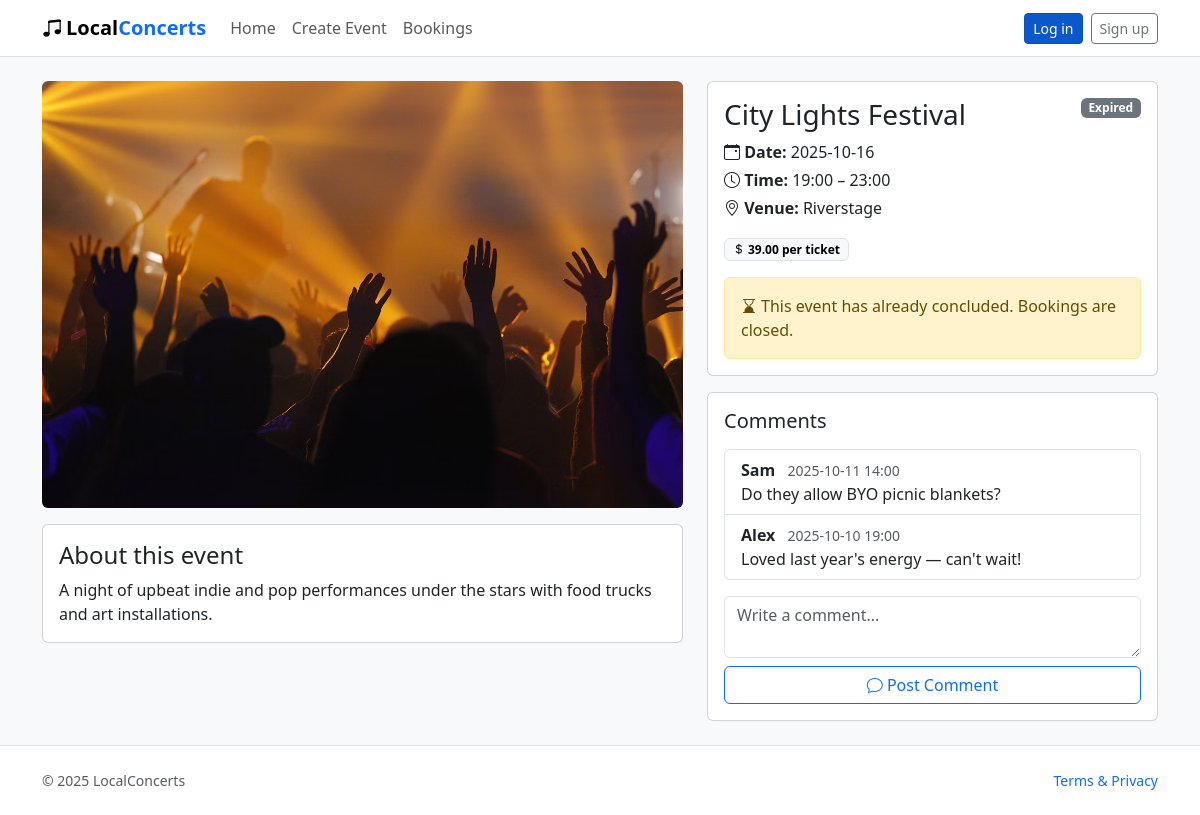
The page /events/1 on the database its author committed.
### website/models.py (models this page shows)
class Event(db.Model):
    id = db.Column(db.Integer, primary_key=True)
    title = db.Column(db.String(150), nullable=False)
    venue = db.Column(db.String(150), nullable=False)
    description = db.Column(db.Text, nullable=False)
    start_time = db.Column(db.DateTime, nullable=False)
    end_time = db.Column(db.DateTime, nullable=False)
    price = db.Column(db.Numeric(10, 2), nullable=False, default=0)
    status = db.Column(db.String(40), nullable=False, default='Open')
    category = db.Column(db.String(60))
    image_url = db.Column(db.String(255))
    comments = db.relationship('Comment', back_populates='event', cascade='all, delete-orphan')
    orders = db.relationship('Order', back_populates='event', cascade='all, delete-orphan')
    @property
    def is_expired(self) -> bool:
        reference = self.end_time or self.start_time
        if reference is None:
            return False
        return reference < datetime.utcnow()
    @property
    def display_status(self) -> str:
        base_status = (self.status or '').strip()
        if self.is_expired and base_status.lower() not in {'cancelled', 'expired'}:
            return 'Expired'
        return base_status or 'Open'

class Comment(db.Model):
    id = db.Column(db.Integer, primary_key=True)
    body = db.Column(db.Text, nullable=False)
    created_at = db.Column(db.DateTime, nullable=False, default=datetime.utcnow)
    user_id = db.Column(db.Integer, db.ForeignKey('user.id'), nullable=False)
    event_id = db.Column(db.Integer, db.ForeignKey('event.id'), nullable=False)
    user = db.relationship('User', back_populates='comments')
    event = db.relationship('Event', back_populates='comments')

class User(db.Model, UserMixin):
    id = db.Column(db.Integer, primary_key=True)
    name = db.Column(db.String(80), unique=True, nullable=False)
    email = db.Column(db.String(120), unique=True, nullable=False)
    password_hash = db.Column(db.String(255), nullable=False)
    orders = db.relationship('Order', back_populates='user', cascade='all, delete-orphan')
    comments = db.relationship('Comment', back_populates='user', cascade='all, delete-orphan')

### website/views.py (the view)
@main_bp.route('/events/<int:event_id>')
def event(event_id: int):
    event = db.session.get(Event, event_id)
    if event is None:
        abort(404)
    booking_form = BookingForm()
    image_url = event.image_url
    if image_url:
        if image_url.startswith(('http://', 'https://')):
            resolved_image_url = image_url
        else:
            normalized_path = image_url.lstrip('/')
            if normalized_path.startswith('static/'):
                normalized_path = normalized_path[len('static/'):]
            resolved_image_url = url_for('static', filename=normalized_path)
    else:
        resolved_image_url = url_for('static', filename='img/hero1.jpg')
    return render_template('event.html', event=event, event_image_url=resolved_image_url, booking_form=booking_form)

### website/forms.py
class BookingForm(FlaskForm):
    quantity = SelectField(
        "Tickets",
        choices=[(1, "1"), (2, "2"), (3, "3"), (4, "4"), (5, "5"), (6, "6"), (7, "7"), (8, "8")],
        coerce=int,
        validators=[InputRequired()],
    )
    submit = SubmitField("Book Now")

### website/templates/event.html (shortened to what this page needs)
<!doctype html>
<html lang="en">
<head>
  <link href="https://cdn.jsdelivr.net/npm/bootstrap@5.3.3/dist/css/bootstrap.min.css" rel="stylesheet"/>
  <link href="https://cdn.jsdelivr.net/npm/bootstrap-icons@1.11.3/font/bootstrap-icons.css" rel="stylesheet"/>
  <link rel="stylesheet" href="{{ url_for('static', filename='style/styles.css') }}"/>
</head>
<body>
  <nav class="navbar navbar-expand-lg bg-white border-bottom">
    <div class="container">
      <a class="navbar-brand fw-bold" href="{{ url_for('main.index') }}"><i class="bi bi-music-note-beamed me-1"></i>Local<span>Concerts</span></a>
      <div class="collapse navbar-collapse" id="navMain">
        <ul class="navbar-nav me-auto">
          <li class="nav-item"><a class="nav-link" href="{{ url_for('main.index') }}">Home</a></li>
          <li class="nav-item"><a class="nav-link" href="{{ url_for('main.create_event') }}">Create Event</a></li>
          <li class="nav-item"><a class="nav-link" href="{{ url_for('main.bookings') }}">Bookings</a></li>
        </ul>
        <div class="ms-3 d-flex align-items-center gap-2">
          {% if current_user.is_authenticated %}
            <span class="badge text-bg-success">Signed in as {{ current_user.name }}</span>
            <a class="btn btn-outline-secondary btn-sm" href="{{ url_for('auth.logout') }}">Log out</a>
          {% else %}
            <a class="btn btn-primary btn-sm{% if active_tab != 'register' %} active{% endif %}" aria-current="{{ 'page' if active_tab != 'register' else 'false' }}" href="{{ url_for('auth.login') }}">Log in</a>
            <a class="btn btn-outline-secondary btn-sm{% if active_tab == 'register' %} active{% endif %}" aria-current="{{ 'page' if active_tab == 'register' else 'false' }}" href="{{ url_for('auth.login', tab='register') }}">Sign up</a>
          {% endif %}
        </div>
      </div>
    </div>
  </nav>
  <main class="container py-4">
    <div class="row g-4">
      <div class="col-lg-7">
        <img src="{{ event_image_url }}" alt="{{ event.title }}" class="img-fluid rounded mb-3 w-100">
        <div class="card">
          <div class="card-body">
            <h4 class="card-title">About this event</h4>
            <p class="mb-0">{{ event.description }}</p>
          </div>
        </div>
      </div>
      <div class="col-lg-5">
        <div class="card">
          <div class="card-body">
            <div class="d-flex justify-content-between align-items-start mb-2">
              <h3 class="mb-0">{{ event.title }}</h3>
              {% set status_label = event.display_status %}
              {% if status_label %}
              {% set status_lower = status_label|lower %}
              {% set badge_class = 'secondary' %}
              {% if 'open' in status_lower %}
                {% set badge_class = 'success' %}
              {% elif 'sold' in status_lower %}
                {% set badge_class = 'danger' %}
              {% elif 'cancel' in status_lower %}
                {% set badge_class = 'dark' %}
              {% elif 'expired' in status_lower %}
                {% set badge_class = 'secondary' %}
              {% endif %}
              <span class="badge text-bg-{{ badge_class }}">{{ status_label }}</span>
              {% endif %}
            </div>
            <p class="mb-1"><i class="bi bi-calendar-event"></i> <strong>Date:</strong> {{ event.start_time.strftime('%Y-%m-%d') if event.start_time else 'TBA' }}</p>
            <p class="mb-1"><i class="bi bi-clock"></i> <strong>Time:</strong>
              {% if event.start_time and event.end_time %}
                {{ event.start_time.strftime('%H:%M') }} – {{ event.end_time.strftime('%H:%M') }}
              {% else %}
                TBA
              {% endif %}
            </p>
            <p class="mb-3"><i class="bi bi-geo-alt"></i> <strong>Venue:</strong> {{ event.venue }}</p>
            <div class="mb-3"><span class="badge text-bg-light border"><i class="bi bi-currency-dollar"></i> {{ '{:.2f}'.format(event.price) if event.price is not none else '0.00' }} per ticket</span></div>
            {% if event.is_expired %}
              <div class="alert alert-warning mb-0" role="alert">
                <i class="bi bi-hourglass-bottom me-1"></i>This event has already concluded. Bookings are closed.
              </div>
            {% endif %}
          </div>
        </div>
        <div class="card mt-3">
          <div class="card-body">
            <h5 class="card-title mb-3">Comments</h5>
            <ul class="list-group mb-3">
              {% set ordered_comments = event.comments | sort(attribute='created_at', reverse=True) %}
              {% if ordered_comments %}
                {% for comment in ordered_comments %}
                  <li class="list-group-item">
                    <strong>{{ comment.user.name if comment.user else 'Guest' }}</strong>
                    <small class="text-muted ms-2">{{ comment.created_at.strftime('%Y-%m-%d %H:%M') if comment.created_at else '' }}</small>
                    <div>{{ comment.body }}</div>
                  </li>
                {% endfor %}
              {% else %}
                <li class="list-group-item text-muted">No comments yet.</li>
              {% endif %}
            </ul>
            <form class="d-grid gap-2" action="#">
              <textarea class="form-control" rows="2" placeholder="Write a comment..." required></textarea>
              <button class="btn btn-outline-primary" type="submit"><i class="bi bi-chat"></i> Post Comment</button>
              </form>
          </div>
        </div>
      </div>
    </div>
  </main>
  <footer class="py-4 bg-white border-top">
    <div class="container d-flex justify-content-between align-items-center">
      <span class="text-muted small">&copy; <span>2025</span> LocalConcerts</span>
      <a class="small text-decoration-none" href="#">Terms & Privacy</a>
    </div>
  </footer>
</body>
</html>

### website/static/style/styles.css (style rules this page uses)
:root { --brand-accent: #0d6efd; }
body { background: #f8f9fa; }
.navbar-brand span { color: var(--brand-accent); font-weight: 700; }

### rows shown on the page
Event: description "A night of upbeat indie and pop performances under the stars with food trucks and art installations.", title "City Lights Festival", start_time "2025-10-16", start_time "19:00", end_time "23:00", venue "Riverstage", price "39.00"
Comment: user "Sam", created_at "2025-10-11 14:00", body "Do they allow BYO picnic blankets?"
Comment: user "Alex", created_at "2025-10-10 19:00", body "Loved last year's energy — can't wait!"

### other values the page prints
{{ status_label }} "Expired"
